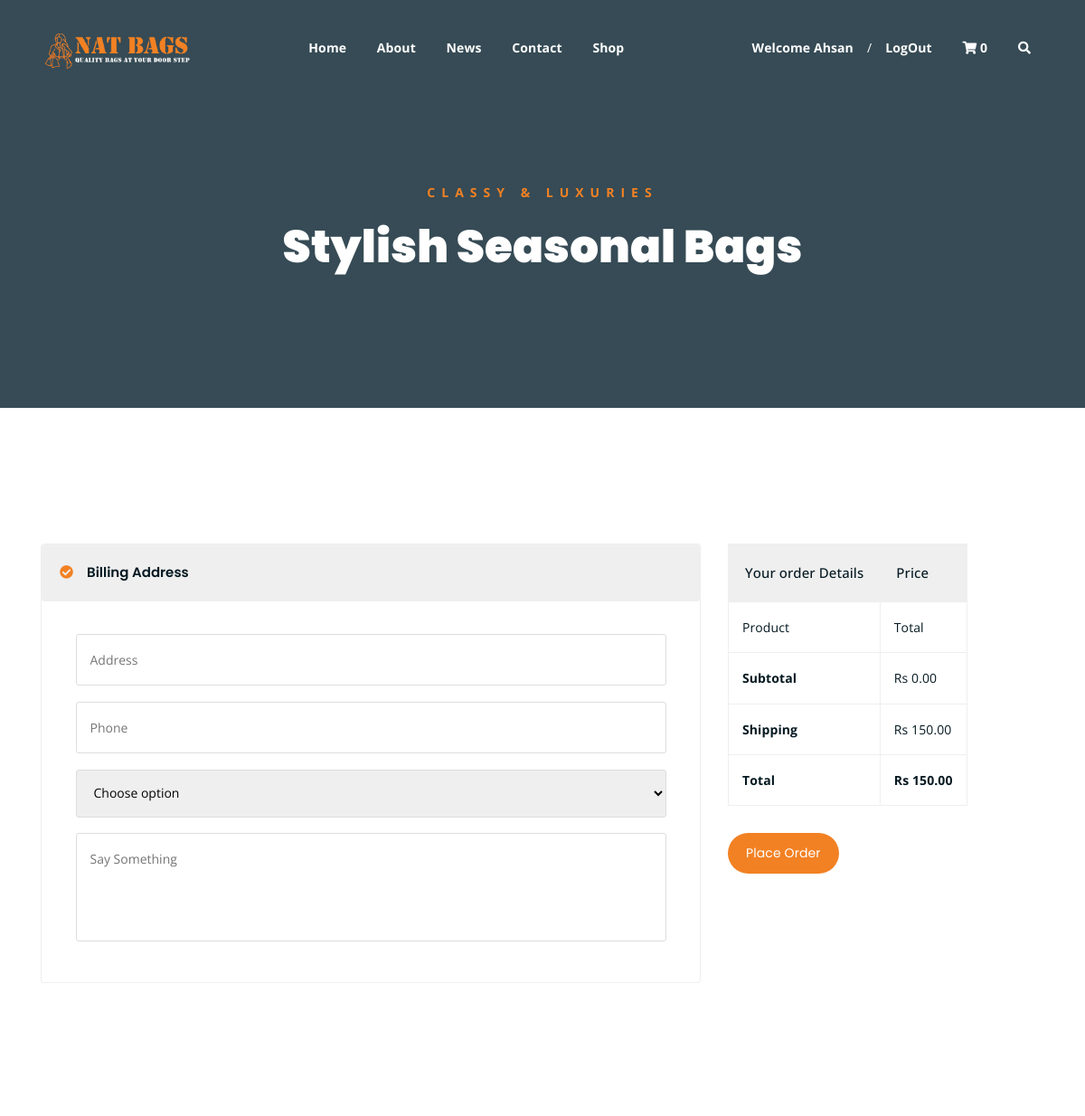
/checkout/ (signed in, upper part), run on an earlier commit of the app's database.
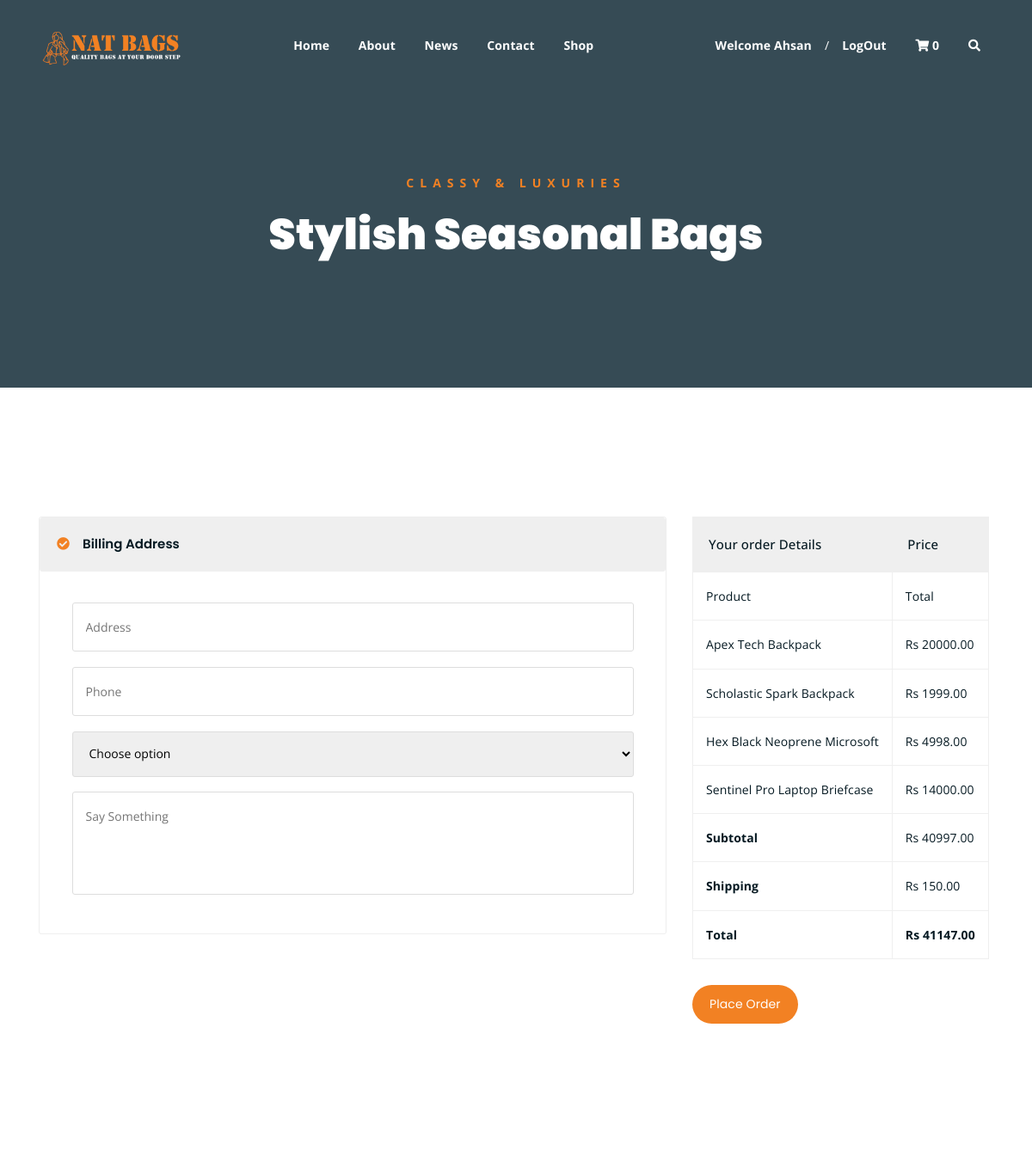
And on a later commit of the database.
### Shop/models.py (models this page shows, shortened)
class cart(models.Model):
    Customer=models.ForeignKey(Customer,on_delete=models.CASCADE,related_name='cart')
    is_paid=models.BooleanField(default=False)
    delivery_price=150
    def get_cart_subtotal(self):
            cart_items = self.cart_items.all()  # Assuming you have a related_name set for the cart_items ForeignKey
            subtotal_price = []
            for ci in cart_items:
                subtotal_price.append(ci.get_product_price())
            return sum(subtotal_price)
    def get_total(self):
        subtotal=self.get_cart_subtotal()
        total=subtotal + self.delivery_price
        return (total)

class cartItems(models.Model):
    cartF=models.ForeignKey(cart,on_delete=models.CASCADE,related_name='cart_items')
    productF=models.ForeignKey(product,on_delete=models.SET_NULL,null=True)
    quantity = models.IntegerField(default=1)
    def get_product_price(self):
        product_price=self.productF.product_price
        qty=self.quantity
        global total_price;
        total_price= product_price * qty
        return total_price

class product(models.Model):
    product_name=models.CharField(max_length=50)
    product_price=models.IntegerField(default=0)
    product_image=models.ImageField(upload_to='products',default='')
    product_material=models.CharField(max_length=50,default='')
    product_details=models.TextField(max_length=1500)
    product_rating=models.IntegerField(default=0)
    product_quantity=models.IntegerField(default=0)
    product_catagory=models.ForeignKey(catagory, on_delete=models.CASCADE, null=False, default='')

### natBags/views.py (the view)
# urls.py: path('checkout/', views.checkout, name='checkout'),
def checkout(request):
    customer_id = request.session.get('customer_id')
    cartItemCount = cartItems.objects.filter(cartF=customer_id).count()
    if 'customer_id' in request.session:
        customer_id = request.session['customer_id']
        cartItemData = cartItems.objects.filter(cartF__Customer_id=customer_id)
        cartData =  cart.objects.get(Customer_id=customer_id)
        data = {
            'cartItem': cartItemData,
            'cart': cartData,
            'cartItemCount': cartItemCount
        }
        return render(request, 'checkout.html', data)
    else:
        return redirect('/login')

### templates/checkout.html (shortened to what this page needs)
{% extends 'base.html' %}
{% block content %}
<div class="breadcrumb-section breadcrumb-bg">
	<div class="container">
		<div class="row">
			<div class="col-lg-8 offset-lg-2 text-center">
				<div class="breadcrumb-text">
					<p>Classy & Luxuries</p>
					<h1>Stylish Seasonal Bags</h1>
				</div>
			</div>
		</div>
	</div>
</div>
<div class="checkout-section mt-150 mb-150">
	<div class="container">
		<div class="row">
			<div class="col-lg-8">
				<div class="checkout-accordion-wrap">
					<div class="accordion" id="accordionExample">
						<div class="card single-accordion">
							<div class="card-header" id="headingOne">
								<h5 class="mb-0">
									<button class="btn btn-link" type="button" data-toggle="collapse"
										data-target="#collapseOne" aria-expanded="true" aria-controls="collapseOne">
										Billing Address
									</button>
								</h5>
							</div>
							<div class="card-body">
								<div class="billing-address-form">
									<form action="#">
										<p><input type="text" placeholder="Address"></p>
										<p><input type="tel" placeholder="Phone"></p>
										<p><select name="cars" id="cars" aria-placeholder="Choose">
											<option value="#">Choose option</option>
										  </select></p>
										<p><textarea name="bill" id="bill" cols="30" rows="10"
												placeholder="Say Something"></textarea></p>
									</form>
								</div>
							</div>
						</div>
					</div>
				</div>
			</div>
			<div class="col-lg-4">
				<div class="order-details-wrap">
					<table class="order-details">
						<thead>
							<tr>
								<th>Your order Details</th>
								<th>Price</th>
							</tr>
						</thead>
						<tbody class="order-details-body">
							<tr>
								<td>Product</td>
								<td>Total</td>
							</tr>
							{% for c in cartItem %}
							<tr>
								<td>{{c.productF.product_name}}</td>
								<td>Rs {{c.get_product_price}}.00</td>
							</tr>
							{% endfor %}
						</tbody>
						<tbody class="checkout-details">
							<tr>
								<td><b>Subtotal</b></td>
								<td>Rs {{ cart.get_cart_subtotal }}.00</td>
							</tr>
							<tr>
								<td><b>Shipping</b></td>
								<td>Rs {{ cart.delivery_price }}.00</td>
							</tr>
							<tr>
								<td><b>Total</b></td>
								<td><b>Rs {{ cart.get_total }}.00</b></td>
							</tr>
						</tbody>
					</table>
					<a href="#" class="boxed-btn">Place Order</a>
				</div>
			</div>
		</div>
	</div>
</div>
{% endblock %}

What changed in the data, as far as the page shows it:
added cartItems: productF.product_name "Apex Tech Backpack", get_product_price "20000"
added cartItems: productF.product_name "Scholastic Spark Backpack", get_product_price "1999"
added cartItems: productF.product_name "Hex Black Neoprene Microsoft", get_product_price "4998"
added cartItems: productF.product_name "Sentinel Pro Laptop Briefcase", get_product_price "14000"
computed for cart: get_cart_subtotal "0" → "40997"; get_total "150" → "41147"
